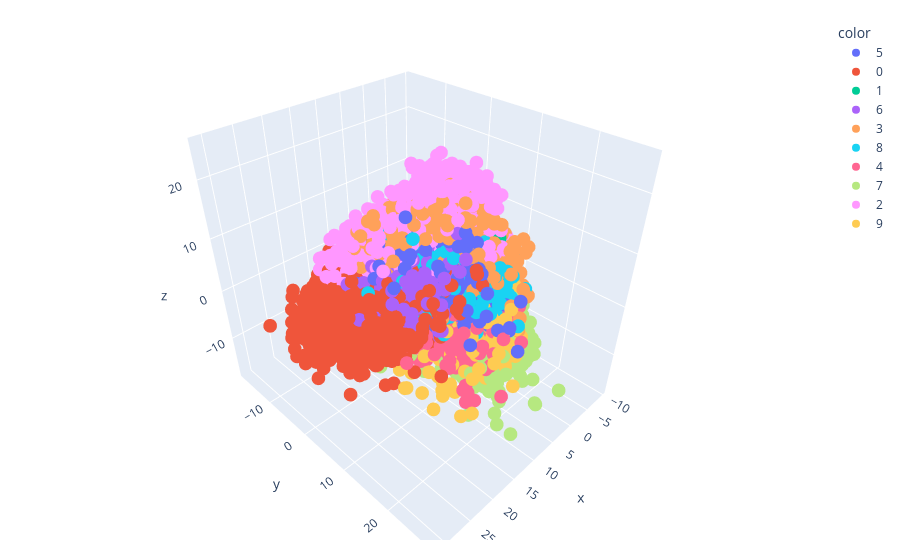

Notebook code for this chart:
### Code cell
y_train_trf = y_train.astype(str)

fig = px.scatter_3d(
    x=x_train_trf[:, 0],
    y=x_train_trf[:, 1],
    z=x_train_trf[:, 2],
    color=y_train_trf
)

fig.update_layout(
    margin=dict(l=20, r=20, t=20, b=20)
)

fig.show()

### Figure 1 — Plotly figure (JSON) as saved in the notebook; plotly's stock layout.template omitted (floating-point values rounded to 4 significant figures; data arrays with more than 128 entries replaced by an {"elided": "..."} marker saying what was removed)
{"data": [{"hovertemplate": "color=5<br>x=%{x}<br>y=%{y}<br>z=%{z}<extra></extra>", "legendgroup": "5", "marker": {"color": "#636efa", "symbol": "circle"}, "mode": "markers", "name": "5", "scene": "scene", "showlegend": true, "type": "scatter3d", "x": {"elided": "4317 float values"}, "y": {"elided": "4317 float values"}, "z": {"elided": "4317 float values"}}, {"hovertemplate": "color=0<br>x=%{x}<br>y=%{y}<br>z=%{z}<extra></extra>", "legendgroup": "0", "marker": {"color": "#EF553B", "symbol": "circle"}, "mode": "markers", "name": "0", "scene": "scene", "showlegend": true, "type": "scatter3d", "x": {"elided": "4748 float values"}, "y": {"elided": "4748 float values"}, "z": {"elided": "4748 float values"}}, {"hovertemplate": "color=1<br>x=%{x}<br>y=%{y}<br>z=%{z}<extra></extra>", "legendgroup": "1", "marker": {"color": "#00cc96", "symbol": "circle"}, "mode": "markers", "name": "1", "scene": "scene", "showlegend": true, "type": "scatter3d", "x": {"elided": "5420 float values"}, "y": {"elided": "5420 float values"}, "z": {"elided": "5420 float values"}}, {"hovertemplate": "color=6<br>x=%{x}<br>y=%{y}<br>z=%{z}<extra></extra>", "legendgroup": "6", "marker": {"color": "#ab63fa", "symbol": "circle"}, "mode": "markers", "name": "6", "scene": "scene", "showlegend": true, "type": "scatter3d", "x": {"elided": "4741 float values"}, "y": {"elided": "4741 float values"}, "z": {"elided": "4741 float values"}}, {"hovertemplate": "color=3<br>x=%{x}<br>y=%{y}<br>z=%{z}<extra></extra>", "legendgroup": "3", "marker": {"color": "#FFA15A", "symbol": "circle"}, "mode": "markers", "name": "3", "scene": "scene", "showlegend": true, "type": "scatter3d", "x": {"elided": "4912 float values"}, "y": {"elided": "4912 float values"}, "z": {"elided": "4912 float values"}}, {"hovertemplate": "color=8<br>x=%{x}<br>y=%{y}<br>z=%{z}<extra></extra>", "legendgroup": "8", "marker": {"color": "#19d3f3", "symbol": "circle"}, "mode": "markers", "name": "8", "scene": "scene", "showlegend": true, "type": "scatter3d", "x": {"elided": "4691 float values"}, "y": {"elided": "4691 float values"}, "z": {"elided": "4691 float values"}}, {"hovertemplate": "color=4<br>x=%{x}<br>y=%{y}<br>z=%{z}<extra></extra>", "legendgroup": "4", "marker": {"color": "#FF6692", "symbol": "circle"}, "mode": "markers", "name": "4", "scene": "scene", "showlegend": true, "type": "scatter3d", "x": {"elided": "4666 float values"}, "y": {"elided": "4666 float values"}, "z": {"elided": "4666 float values"}}, {"hovertemplate": "color=7<br>x=%{x}<br>y=%{y}<br>z=%{z}<extra></extra>", "legendgroup": "7", "marker": {"color": "#B6E880", "symbol": "circle"}, "mode": "markers", "name": "7", "scene": "scene", "showlegend": true, "type": "scatter3d", "x": {"elided": "4966 float values"}, "y": {"elided": "4966 float values"}, "z": {"elided": "4966 float values"}}, {"hovertemplate": "color=2<br>x=%{x}<br>y=%{y}<br>z=%{z}<extra></extra>", "legendgroup": "2", "marker": {"color": "#FF97FF", "symbol": "circle"}, "mode": "markers", "name": "2", "scene": "scene", "showlegend": true, "type": "scatter3d", "x": {"elided": "4784 float values"}, "y": {"elided": "4784 float values"}, "z": {"elided": "4784 float values"}}, {"hovertemplate": "color=9<br>x=%{x}<br>y=%{y}<br>z=%{z}<extra></extra>", "legendgroup": "9", "marker": {"color": "#FECB52", "symbol": "circle"}, "mode": "markers", "name": "9", "scene": "scene", "showlegend": true, "type": "scatter3d", "x": {"elided": "4755 float values"}, "y": {"elided": "4755 float values"}, "z": {"elided": "4755 float values"}}], "layout": {"legend": {"title": {"text": "color"}, "tracegroupgap": 0}, "margin": {"b": 20, "l": 20, "r": 20, "t": 20}, "scene": {"domain": {"x": [0, 1], "y": [0, 1]}, "xaxis": {"title": {"text": "x"}}, "yaxis": {"title": {"text": "y"}}, "zaxis": {"title": {"text": "z"}}}}}
